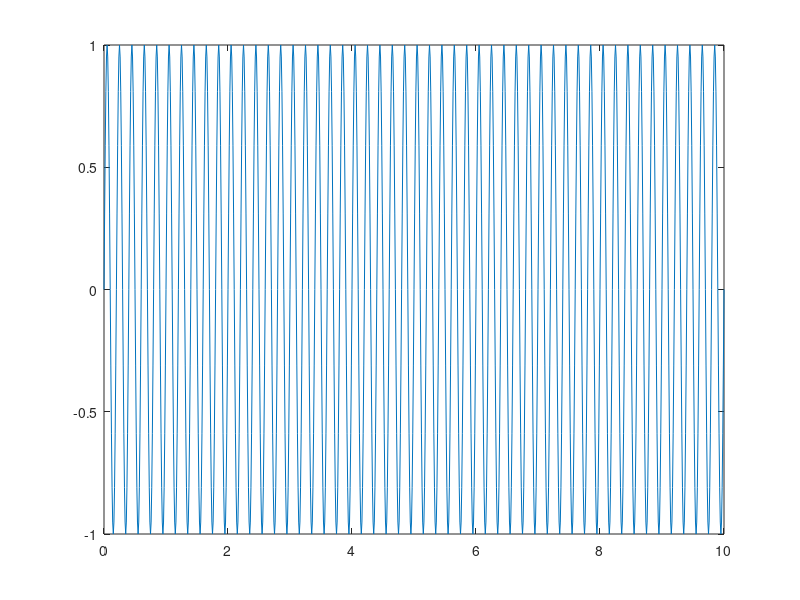
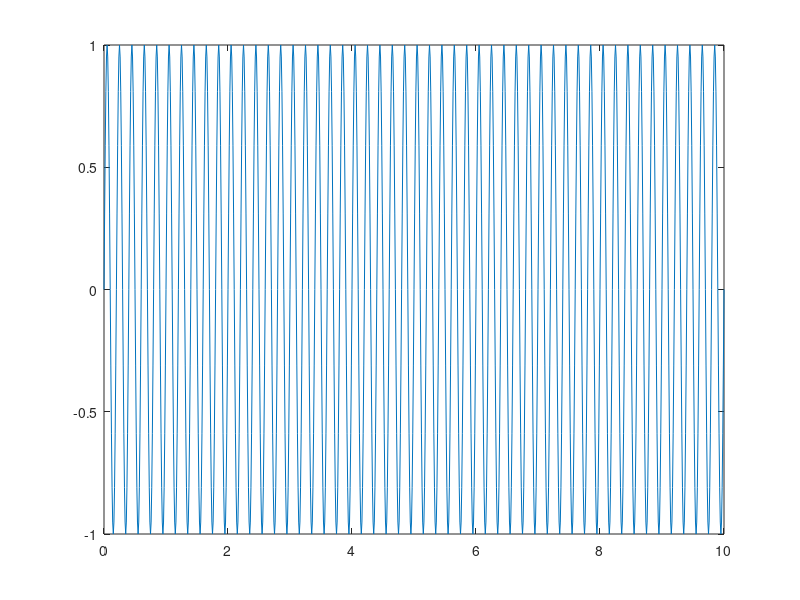

Source code (MATLAB) for these figures, in order: (Note: this script raises an error after producing the figures.)
t = 0:0.01:10;
x = sin(10*pi*t);
y = sin(10*pi*t) .* cos(400*pi*t);
figure(1)
plot(t,x) 
figure(2)
plot(t,y) 
Y = myfft(y);
L = length(t);
f =0:(L-1);
figure(3)
plot(f,abs(Y)) 
Y = myfft(x);
L = length(t);
f =0:(L-1);
figure(4)
plot(f,abs(Y)) 